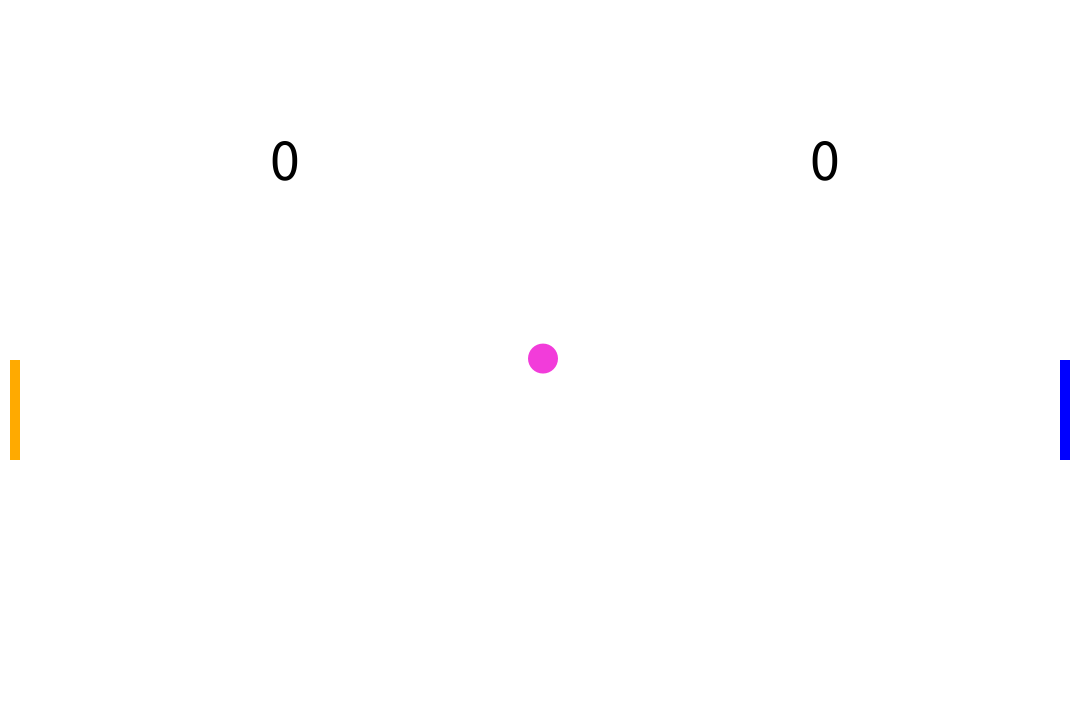
Frame 1 (no input)
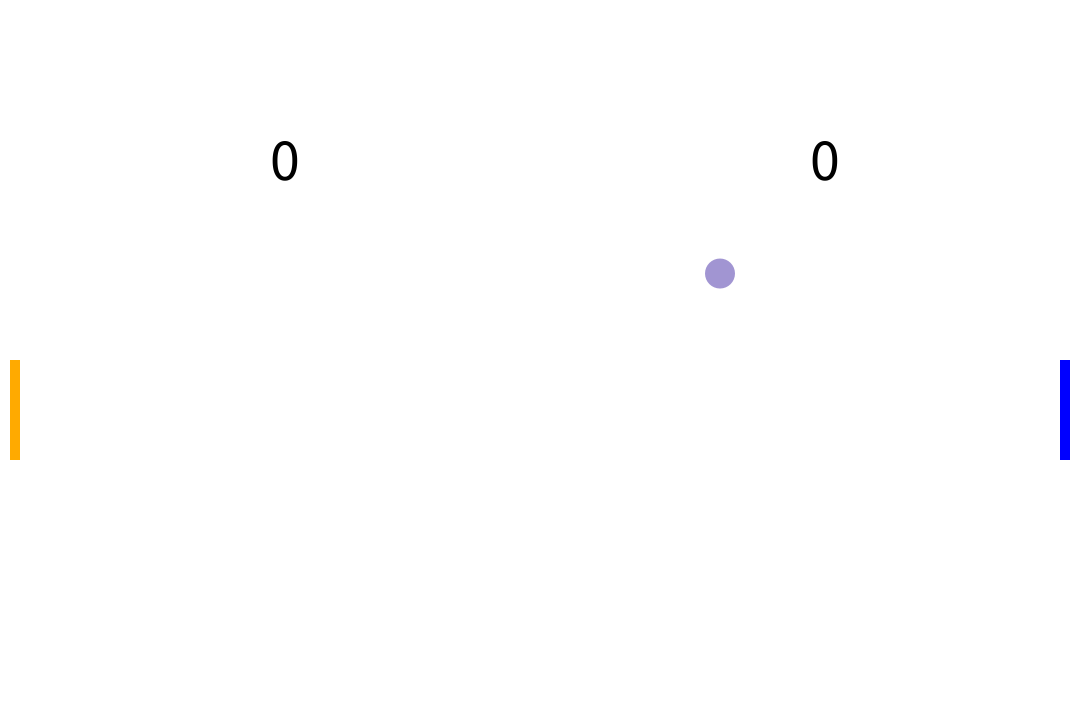
Frame 60 (the mouse pressed at the canvas centre just before this capture)
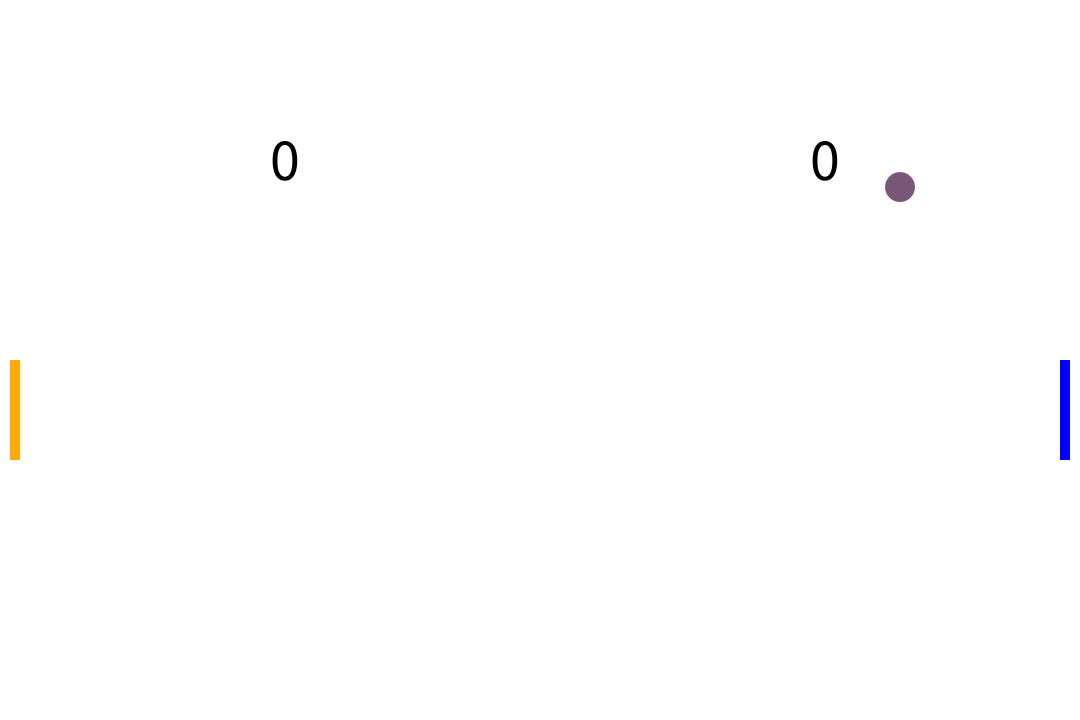
Frame 120 (the mouse held since frame 60 and released just before this capture)

The Processing sketch that drew these frames (run headless with seeded random() and noise(); from frame 60 on, the mouse is pressed at the canvas centre):

// Processing sketch: pong
// ── pong.pde
PSys fireW1, fireW2;
ball b;
paddle p1, p2;
boolean aDown,zDown,kDown,mDown;
int startSpeedXForBall;
int timer;
int[] score;
boolean instFire;
//abcdef

void setup(){
  instFire = false;
  noStroke();
  score = new int[2];
  score[0] = 0;
  score[1] = 0;
  textSize(60);
  timer = 0;
  frameRate(1000);
  size(1080,720);
  if(random(10)>5){
    startSpeedXForBall = 3;
  } else {
    startSpeedXForBall = -3;
  }
  b = new ball((float)width/2,(float)height/2,startSpeedXForBall,(float)random(-3,3),(float)30);
  p1 = new paddle(10,height/2);
  p2 = new paddle(width-20,height/2);
  aDown=zDown=kDown=mDown=false;
}

void draw(){
  if (score[0]==5){
   background(255);
   if(instFire == false){
     fireW1 = new PSys(100, new PVector(random(20,width-20), random(height/2)));
     instFire = true;
   }
   fireW1.run();
   if(fireW1.dead()){
     fireW1 = new PSys(100, new PVector(random(20,width-20), random(height/2)));
   }
   text("Player 1 wins!",width/2-200,height/2);
  }
  else if(score[1]==5){
   background(255);
   if(instFire == false){
     fireW1 = new PSys(100, new PVector(random(20,width-20), random(height/2)));
     instFire = true;
   }
   fireW1.run();
   if(fireW1.dead()){
     fireW1 = new PSys(100, new PVector(random(20,width-20), random(height/2)));
   }
   text("Player 2 wins!",width/2-200,height/2);
  }
  else{
  timer++;
  if(timer%300==0){
    b.increaseSpeed();
  }
  background(255);
  b.process();
  b.render();
  if(aDown){
    p1.move("up");
  }
  if(zDown){
    p1.move("down");
  }
  if(kDown){
    p2.move("up");
  }
  if(mDown){
    p2.move("down");
  }
  if(b.getCx()>width-20-b.getRad()/2&&b.getCx()<width-b.getRad()/2){
    if((b.getCy()>p2.getCy())&&(b.getCy()<p2.getCy()+p2.getPadHeight())){
      b.changeXDir();
      b.setCx(width-21-b.getRad()/2);
      b.setDy((b.getCy()-p2.getCy())/(80/6)-3);
    }
  }
  if(b.getCx()<20+b.getRad()/2&&b.getCx()>b.getRad()/2){
    if((b.getCy()>p1.getCy())&&(b.getCy()<p1.getCy()+p1.getPadHeight())){
      b.changeXDir();
      b.setCx(21+b.getRad()/2);
      b.setDy((b.getCy()-p1.getCy())/(80/6)-3);
    }
  }
  fill(color(255,170,0));
  p1.render();
  fill(color(0,0,255));
  p2.render();
  fill(0);
  text(score[0],width/4,height/4);
  text(score[1],3*width/4,height/4);
  }
}

class ball{
  float cx, cy, dx, dy, rad;
  ball(float cx1, float cy1, float dx1, float dy1, float rad1){
    cx = cx1;
    cy = cy1;
    dx = dx1;
    dy = dy1;
    rad = rad1;
  }
  void process(){
    cx += dx;
    cy += dy;
    if (cy<rad/2||cy>height-rad/2){
      dy*=-1;
    }
    if (cx<-10){
      score[1]++;
      cx = width/2;
      cy = height/2;
      dx = 3;
      dy = random(-3,3);
    }
    if (cx > width+10){
      score[0]++;
      cx = width/2;
      cy = height/2;
      dx = -3;
      dy = random(-3,3);
    }
  }
  void render(){
    fill(color(random(255),random(255),random(255)));
    ellipse(cx,cy,rad,rad);
  }
  void setCx(float x){
    cx = x;
  }
  void setDy(float y){
    dy = y;
  }
  int getCx(){
    return (int)cx;
  }
  int getCy(){
    return (int)cy;
  }
  void changeXDir(){
    dx*=-1;
  }
  int getRad(){
    return (int)rad;
  }
  void increaseSpeed(){
    dx*=1.2;
    dy*=1.2;
  }
  float getDx(){
    return (int)dx;  //add round up with regard to absolute value!!!
  }
}

class paddle{
  float cx, cy, padHeight, padWidth;
  paddle(float cx1, float cy1){
     cx = cx1;
     cy = cy1;
     padWidth = 10;
     padHeight = 100;
  }
  void move(String dir){
    if (dir.equals("up")){
      if (cy <= 5){
        cy = 0;
      }
      else{
        cy-=5;
      }
    } 
    if (dir.equals("down")){
      if (cy > height-padHeight-5){
        cy = height-padHeight;
      }
      else{
        cy+=5;  
      }
    }
  }
  int getCy(){
    return (int)cy;
  }
  int getCx(){
    return (int)cx;
  }
  int getPadHeight(){
    return (int)padHeight;
  }
  void render(){
    rect(cx,cy,padWidth,padHeight);
  }
}

void keyPressed(){
  if(key == 'a'){
    aDown = true;
  }
  if(key == 'z'){
    zDown = true;
  }
  if(key == 'k'){
    kDown = true;
  }
  if(key == 'm'){
    mDown = true;
  }
}

void keyReleased(){
  if(key == 'a'){
    aDown = false;
  }
  if(key == 'z'){
    zDown = false;
  }
  if(key == 'k'){
    kDown = false;
  }
  if(key == 'm'){
    mDown = false;
  }
}


/**********************
  Firework stuff below
**********************/
class Particle 
{
   PVector loc;
   PVector vel;
   PVector accel;
   float r;
   float life;
   color pcolor;
  
   // constructor
   Particle(PVector start, color c) 
   {
      accel = new PVector(0, 0.05); //gravity
      vel = new PVector(random(-2, 2), random(-5, 0), 0);
      pcolor = c;
      loc = start.get();  // make a COPY of the start location vector
      r = 8.0;
      life = random(200,250);
   }
    
   // what to do each frame
   void run() 
   {
      updateP();
      renderP(); // render is a fancy word for draw.  :)
   }
    
   // a function to update the particle each frame
   void updateP() 
   {
      vel.add(accel); 
      loc.add(vel);
      pcolor = color(255,0,0);
      if(random(10)>5){
        pcolor = color(0,255,0);
      }
      if(random(10)>5){
        pcolor = color(0,0,255);
      }
      life -= 1.0;
   }
   // how to draw a particle
   void renderP() 
   {
      pushMatrix();
       stroke(pcolor);
       fill(pcolor, 70);
       translate(loc.x, loc.y);
       ellipse(0, 0, r, r);
      popMatrix();
   }
    
    // a function to test if a particle is alive
   boolean alive() 
   {
      if (life <= 0.0) 
      {
         return false;
      } 
      else 
      {
         return true;
      }
   }
} //end of particle object definition

// now define a group of particles as a particleSys
class PSys
{
  
   ArrayList particles; // all the particles
   PVector source; // where all the particles emit from
   color shade; // their main color
  
   // constructor
   PSys(int num, PVector init_loc) 
   {
      particles = new ArrayList();
      source = init_loc.get();  // you have to do this to set a vector equal to another vector
      shade = color(random(255), random(255), random(255));  // TODO_2 use this!
      for (int i=0; i < num; i++) 
      {
         particles.add(new Particle(source, color(random(255),random(255),random(255))));
      }
   }
    
   // what to do each frame
   void run() 
   {
      // go through backwards for deletes
      for (int i=particles.size()-1; i >=0; i--) 
      {
         Particle p = (Particle)particles.get(i);
          
         // update each particle per frame
         p.run();
         if (!p.alive()) // what is that '!' thingy??
         {
            particles.remove(i);
         }
      }
   }
    
   boolean dead() 
   {
      if (particles.isEmpty()) 
      {
         return true;
      } 
      else 
      {
         return false;
      }
   }
}
